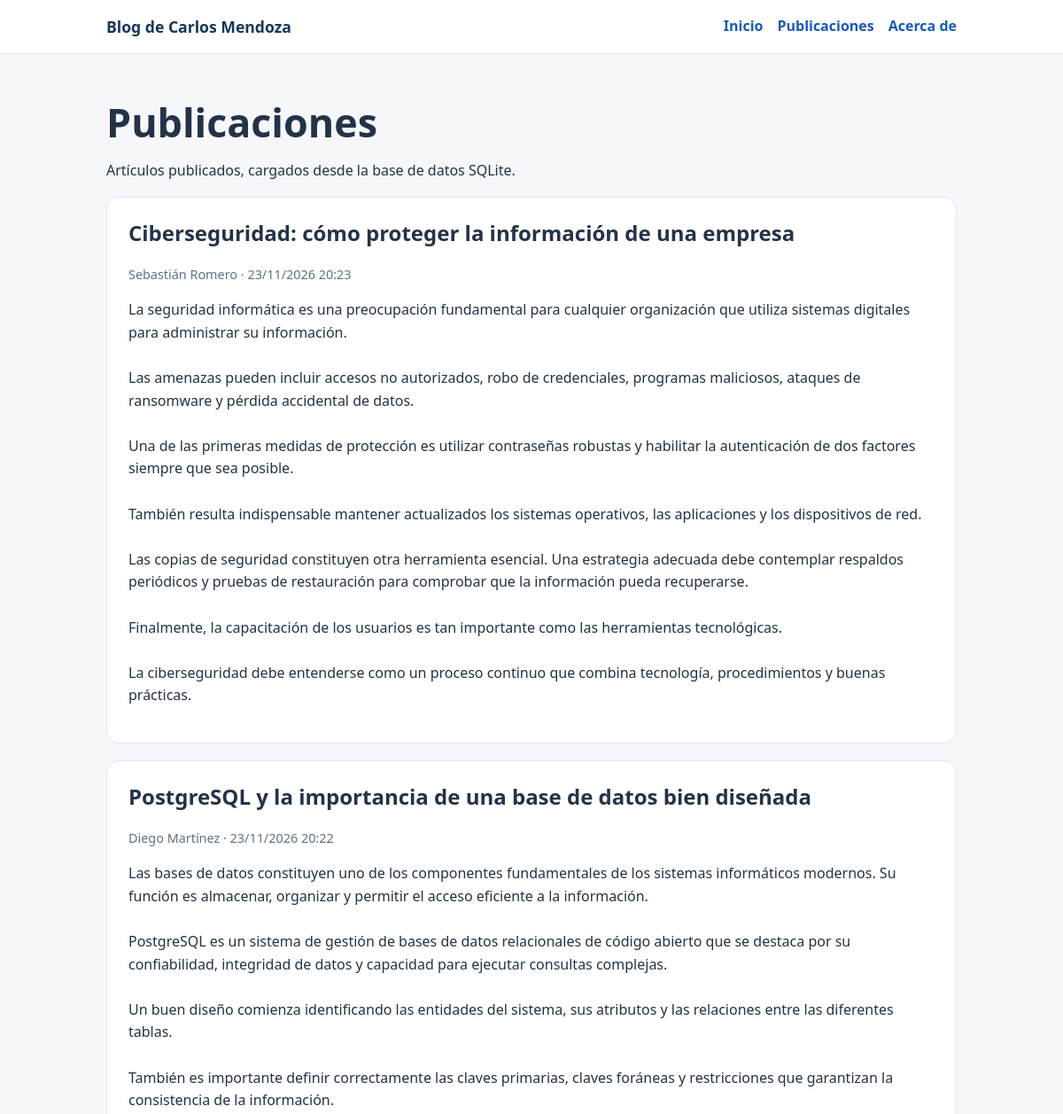
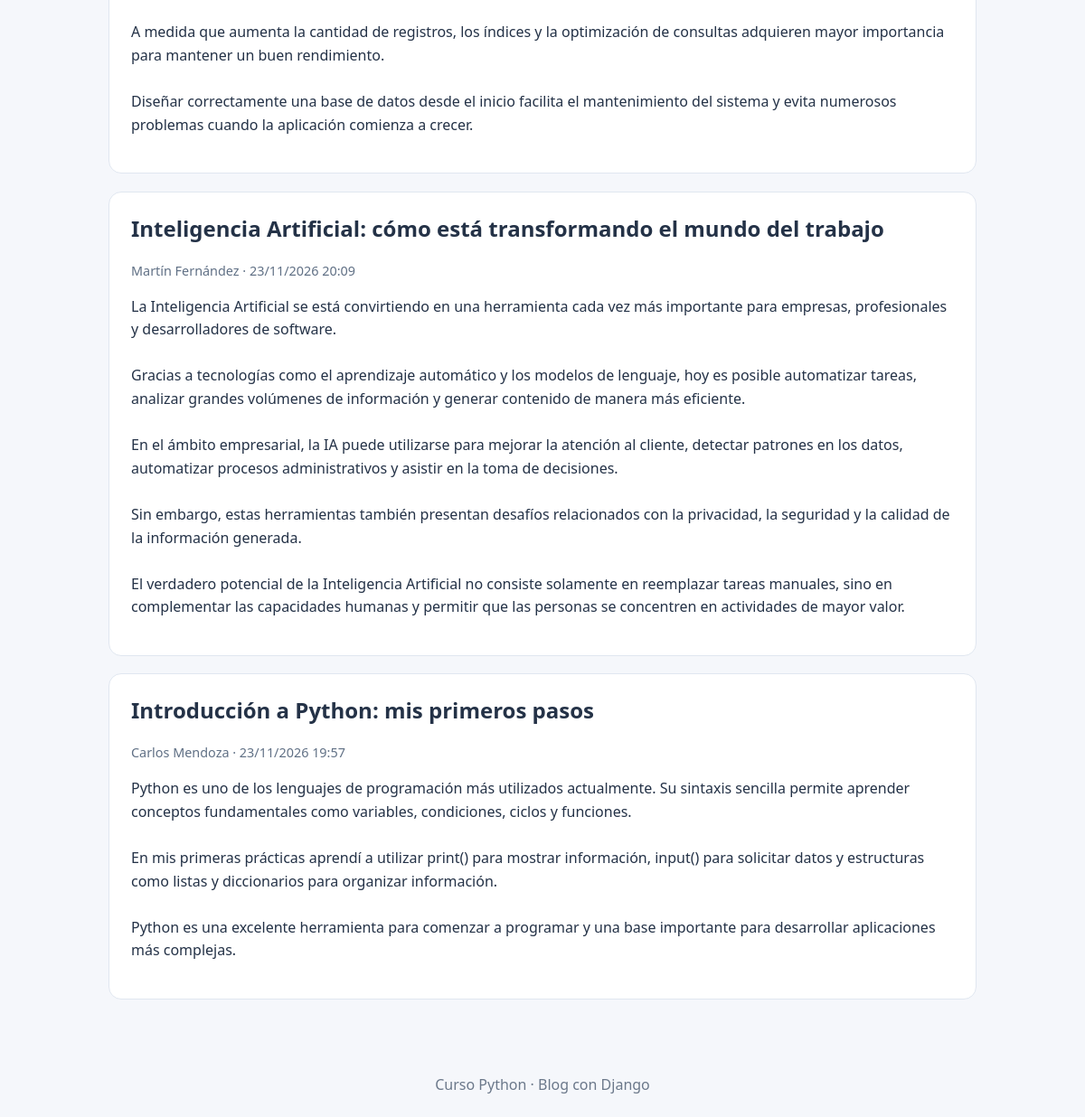
/posts/, run on the app's committed database (2 pictures, top to bottom).
### posts/models.py (models this page shows, shortened)
class Post(models.Model):
    ESTADOS = [
        ("borrador", "Borrador"),
        ("publicado", "Publicado"),
        ("archivado", "Archivado"),
    ]
    titulo = models.CharField(max_length=200)
    contenido = models.TextField()
    autor = models.CharField(max_length=120)
    fecha_creacion = models.DateTimeField(auto_now_add=True)
    estado = models.CharField(max_length=10, choices=ESTADOS, default="borrador")

### posts/views.py (the view)
# urls.py: path("posts/", views.lista_posts, name="lista_posts"),
def lista_posts(request):
    posts = Post.objects.filter(estado="publicado").order_by("-fecha_creacion")
    return render(request, "posts/lista_posts.html", {"posts": posts})

### posts/templates/posts/lista_posts.html (shortened to what this page needs)
{% extends 'posts/base.html' %}
{% block content %}
<h1>Publicaciones</h1>
<p>Artículos publicados, cargados desde la base de datos SQLite.</p>
{% for post in posts %}
    <article class="tarjeta">
        <h2>{{ post.titulo }}</h2>
        <p class="meta">{{ post.autor }} · {{ post.fecha_creacion|date:"d/m/Y H:i" }}</p>
        <p>{{ post.contenido|linebreaksbr }}</p>
    </article>
{% empty %}
    <section class="tarjeta"><p>No hay publicaciones en estado «Publicado».</p></section>
{% endfor %}
{% endblock %}

### posts/templates/posts/base.html (shortened to what this page needs)
{% load static %}
<!doctype html>
<html lang="es-ar">
<head>
    <link rel="stylesheet" href="{% static 'posts/css/estilos.css' %}">
</head>
<body>
    <header class="cabecera">
        <div class="contenedor encabezado">
            <a class="marca" href="{% url 'posts:inicio' %}">Blog de Carlos Mendoza</a>
            <nav aria-label="Navegación principal">
                <a href="{% url 'posts:inicio' %}">Inicio</a>
                <a href="{% url 'posts:lista_posts' %}">Publicaciones</a>
                <a href="{% url 'posts:acerca' %}">Acerca de</a>
            </nav>
        </div>
    </header>
    <main class="contenedor principal">
        {% block content %}{% endblock %}
    </main>
    <footer class="pie"><div class="contenedor">Curso Python · Blog con Django</div></footer>
</body>
</html>

### posts/static/posts/css/estilos.css (style rules this page uses)
:root { color-scheme: light; --fondo: #f5f7fb; --texto: #243247; --principal: #195bb6; --borde: #e0e7f0; }
* { box-sizing: border-box; }
body { margin: 0; font-family: system-ui, -apple-system, "Segoe UI", sans-serif; color: var(--texto); background: var(--fondo); line-height: 1.6; }
a { color: var(--principal); }
.contenedor { width: min(100% - 2rem, 960px); margin-inline: auto; }
.cabecera { background: white; border-bottom: 1px solid var(--borde); }
.encabezado { display: flex; justify-content: space-between; align-items: center; flex-wrap: wrap; gap: 1rem; padding-block: 1rem; }
.marca { font-size: 1.1rem; font-weight: 800; color: #183757; text-decoration: none; }
nav { display: flex; gap: 1rem; align-items: center; flex-wrap: wrap; }
nav a { text-decoration: none; font-weight: 600; }
.principal { min-height: 75vh; padding-block: 2.5rem; }
h1 { font-size: clamp(1.8rem, 5vw, 2.8rem); line-height: 1.2; margin: .6rem 0 1rem; }
h2 { line-height: 1.3; margin-top: 0; }
.tarjeta { background: white; border: 1px solid var(--borde); padding: 1.5rem; margin-bottom: 1.2rem; border-radius: 14px; }
.pie { padding: 1.4rem 0; color: #6b788a; text-align: center; }
.meta { color: #607085; font-size: .9rem; }

### data on the page
Post: titulo "Ciberseguridad: cómo proteger la información de una empresa", autor "Sebastián Romero", fecha_creacion "23/11/2026 20:23", contenido "La seguridad informática es una preocupación fundamental para cualquier organización que utiliza sistemas digitales para administrar su información. Las amenazas pueden incluir accesos no autorizados, robo de credenciales, programas maliciosos, ataques de ransomware y pérdida accidental de datos. Una de las primeras medidas de protección es utilizar contraseñas robustas y habilitar la autenticación de dos factores siempre que sea posible. También resulta indispensable mantener actualizados los sistemas operativos, las aplicaciones y los dispositivos de red. Las copias de seguridad constituyen otra herramienta esencial. Una estrategia adecuada debe contemplar respaldos periódicos y pruebas…"
Post: titulo "PostgreSQL y la importancia de una base de datos bien diseñada", autor "Diego Martínez", fecha_creacion "23/11/2026 20:22", contenido "Las bases de datos constituyen uno de los componentes fundamentales de los sistemas informáticos modernos. Su función es almacenar, organizar y permitir el acceso eficiente a la información. PostgreSQL es un sistema de gestión de bases de datos relacionales de código abierto que se destaca por su confiabilidad, integridad de datos y capacidad para ejecutar consultas complejas. Un buen diseño comienza identificando las entidades del sistema, sus atributos y las relaciones entre las diferentes tablas. También es importante definir correctamente las claves primarias, claves foráneas y restricciones que garantizan la consistencia de la información. A medida que aumenta la cantidad de registros,…"
Post: titulo "Inteligencia Artificial: cómo está transformando el mundo del trabajo", autor "Martín Fernández", fecha_creacion "23/11/2026 20:09", contenido "La Inteligencia Artificial se está convirtiendo en una herramienta cada vez más importante para empresas, profesionales y desarrolladores de software. Gracias a tecnologías como el aprendizaje automático y los modelos de lenguaje, hoy es posible automatizar tareas, analizar grandes volúmenes de información y generar contenido de manera más eficiente. En el ámbito empresarial, la IA puede utilizarse para mejorar la atención al cliente, detectar patrones en los datos, automatizar procesos administrativos y asistir en la toma de decisiones. Sin embargo, estas herramientas también presentan desafíos relacionados con la privacidad, la seguridad y la calidad de la información generada. El…"
Post: titulo "Introducción a Python: mis primeros pasos", autor "Carlos Mendoza", fecha_creacion "23/11/2026 19:57", contenido "Python es uno de los lenguajes de programación más utilizados actualmente. Su sintaxis sencilla permite aprender conceptos fundamentales como variables, condiciones, ciclos y funciones. En mis primeras prácticas aprendí a utilizar print() para mostrar información, input() para solicitar datos y estructuras como listas y diccionarios para organizar información. Python es una excelente herramienta para comenzar a programar y una base importante para desarrollar aplicaciones más complejas."
